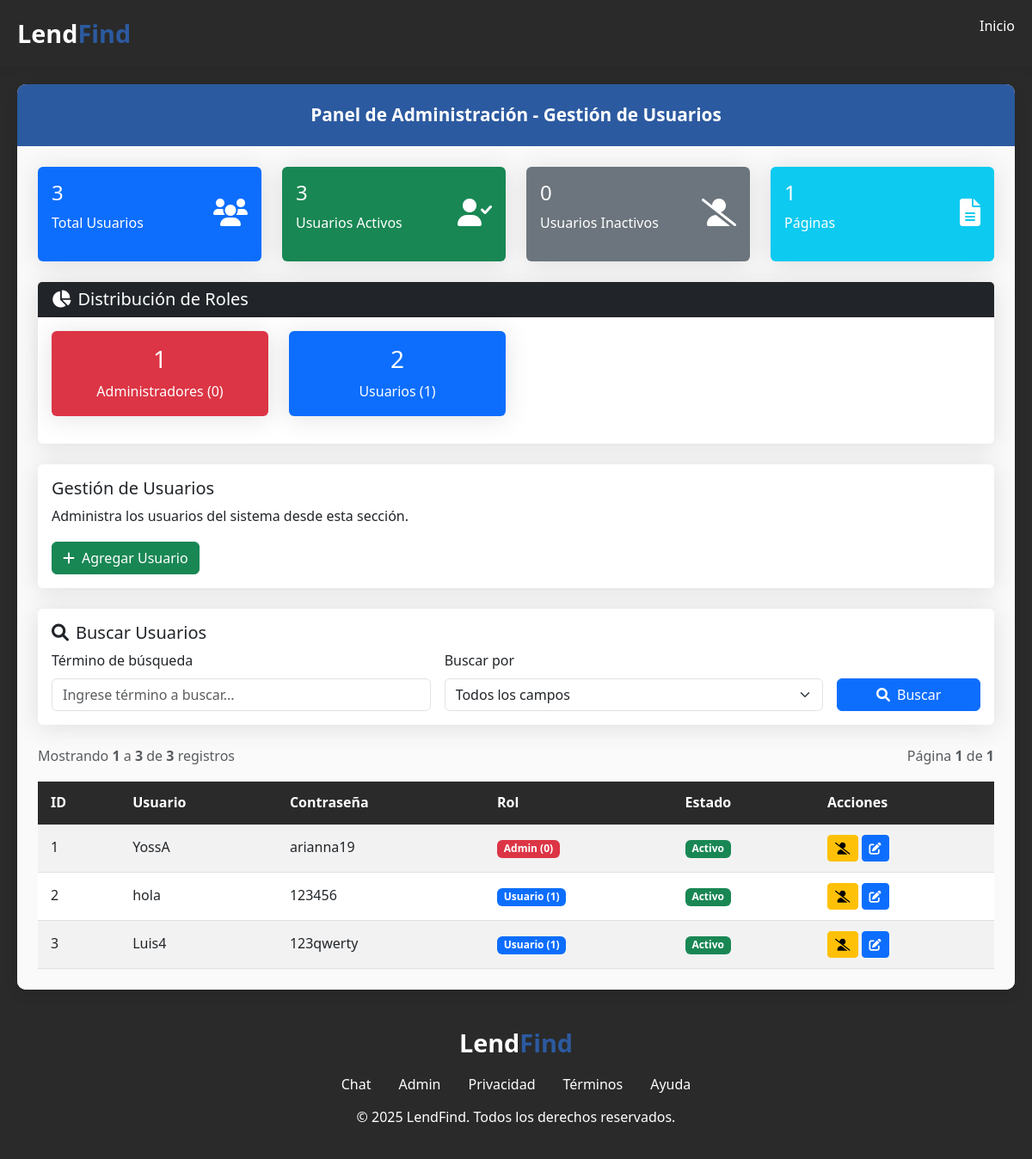
The app's page /admin.php with its own data.
### tables this page shows
CREATE TABLE IF NOT EXISTS `usuario` (
  `id_Usuario` int NOT NULL AUTO_INCREMENT,
  `Rol` char(1) DEFAULT NULL,
  `Nombre` varchar(30) DEFAULT NULL,
  `Contraseña` varchar(20) DEFAULT NULL,
  `Estado` varchar(50) NOT NULL,
  PRIMARY KEY (`id_Usuario`)
);

### admin.php (the view, shortened to what this page needs)
<?php
require_once 'conexion.php';
$datos_tabla = '';
$titulo_tabla = 'Panel de Administración - Gestión de Usuarios';
$contenido_principal = '';
$termino_busqueda = '';
$campo_busqueda = 'todos';
$registros_por_pagina = 5;
$pagina_actual = isset($_GET['pagina']) ? (int)$_GET['pagina'] : 1;
$offset = ($pagina_actual - 1) * $registros_por_pagina;
$sql_where = "";
$sql_count_where = "";
$params = array();
$types = "";
$sql_count = "SELECT COUNT(*) as total FROM usuario" . $sql_count_where;
$stmt_count = $con->prepare($sql_count);
$stmt_count->execute();
$result_count = $stmt_count->get_result();
$total_registros = $result_count->fetch_assoc()['total'];
$total_paginas = ceil($total_registros / $registros_por_pagina);
$sql = "SELECT * FROM usuario" . $sql_where . " ORDER BY id_Usuario ASC LIMIT ? OFFSET ?";
$params[] = $registros_por_pagina;
$params[] = $offset;
$types .= "ii";
$stmt = $con->prepare($sql);
if (!empty($params)) {
    $stmt->bind_param($types, ...$params);
}
$stmt->execute();
$resultado = $stmt->get_result();
if ($resultado->num_rows > 0) {
    $datos_tabla .= '<div class="table-responsive">';
    $datos_tabla .= '<table class="table table-striped table-hover">';
    $datos_tabla .= '<thead class="table-dark">';
    $datos_tabla .= '<tr>';
    $datos_tabla .= '<th>ID</th>';
    $datos_tabla .= '<th>Usuario</th>';
    $datos_tabla .= '<th>Contraseña</th>';
    $datos_tabla .= '<th>Rol</th>';
    $datos_tabla .= '<th>Estado</th>';
    $datos_tabla .= '<th>Acciones</th>';
    $datos_tabla .= '</tr>';
    $datos_tabla .= '</thead>';
    $datos_tabla .= '<tbody>';
    while ($fila = $resultado->fetch_assoc()) {
        $estado_badge = $fila['Estado'] == 'activo' ?
            '<span class="badge bg-success">Activo</span>' :
            '<span class="badge bg-secondary">Inactivo</span>';
        $rol_badge = '';
        if ($fila['Rol'] == '0') {
            $rol_badge = '<span class="badge bg-danger">Admin (0)</span>';
        } else if ($fila['Rol'] == '1') {
            $rol_badge = '<span class="badge bg-primary">Usuario (1)</span>';
        } else {
            $rol_badge = '<span class="badge bg-secondary">' . htmlspecialchars($fila['Rol']) . '</span>';
        }
        $boton_estado = $fila['Estado'] == 'activo' ?
            '<button class="btn btn-sm btn-warning me-1" title="Deshabilitar" onclick="confirmarDeshabilitar(' . $fila['id_Usuario'] . ')">
                <i class="fas fa-user-slash"></i>
             </button>' :
            '<button class="btn btn-sm btn-success me-1" title="Habilitar" onclick="confirmarHabilitar(' . $fila['id_Usuario'] . ')">
                <i class="fas fa-user-check"></i>
             </button>';
        $datos_tabla .= '<tr>';
        $datos_tabla .= '<td>' . $fila['id_Usuario'] . '</td>';
        $datos_tabla .= '<td>' . htmlspecialchars($fila['Nombre']) . '</td>';
        $datos_tabla .= '<td>' . htmlspecialchars($fila['Contraseña']) . '</td>';
        $datos_tabla .= '<td>' . $rol_badge . '</td>';
        $datos_tabla .= '<td>' . $estado_badge . '</td>';
        $datos_tabla .= '<td>';
        $datos_tabla .= $boton_estado;
        $datos_tabla .= '<button class="btn btn-sm btn-primary me-1" title="Editar" data-bs-toggle="modal" data-bs-target="#modalEditar"
                         onclick="cargarDatosEditar(' . $fila['id_Usuario'] . ', \'' . htmlspecialchars($fila['Nombre']) . '\', \'' . htmlspecialchars($fila['Contraseña']) . '\', \'' . htmlspecialchars($fila['Rol']) . '\')">
                <i class="fas fa-edit"></i>
             </button>';
        $datos_tabla .= '</td>';
        $datos_tabla .= '</tr>';
    }
    $datos_tabla .= '</tbody></table></div>';
    $sql_count_estados = "SELECT Estado, COUNT(*) as total FROM usuario" . $sql_count_where . " GROUP BY Estado";
    $stmt_estados = $con->prepare($sql_count_estados);
    $sql_count_roles = "SELECT Rol, COUNT(*) as total FROM usuario" . $sql_count_where . " GROUP BY Rol";
    $stmt_roles = $con->prepare($sql_count_roles);
    $stmt_estados->execute();
    $result_estados = $stmt_estados->get_result();
    $activos = 0;
    $inactivos = 0;
    while ($row = $result_estados->fetch_assoc()) {
        if ($row['Estado'] == 'activo') {
            $activos = $row['total'];
        } else {
            $inactivos = $row['total'];
        }
    }
    $stmt_roles->execute();
    $result_roles = $stmt_roles->get_result();
    $roles_count = array();
    while ($row = $result_roles->fetch_assoc()) {
        $roles_count[$row['Rol']] = $row['total'];
    }
    $paginacion = generarPaginacion($pagina_actual, $total_paginas, $termino_busqueda, $campo_busqueda);
    $contenido_principal .= '
    <div class="row mb-4">
        <div class="col-md-3">
            <div class="card bg-primary text-white">
                <div class="card-body">
                    <div class="d-flex justify-content-between">
                        <div>
                            <h4>' . $total_registros . '</h4>
                            <p>Total Usuarios</p>
                        </div>
                        <div class="align-self-center">
                            <i class="fas fa-users fa-2x"></i>
                        </div>
                    </div>
                </div>
            </div>
        </div>
        <div class="col-md-3">
            <div class="card bg-success text-white">
                <div class="card-body">
                    <div class="d-flex justify-content-between">
                        <div>
                            <h4>' . $activos . '</h4>
                            <p>Usuarios Activos</p>
                        </div>
                        <div class="align-self-center">
                            <i class="fas fa-user-check fa-2x"></i>
                        </div>
                    </div>
                </div>
            </div>
        </div>
        <div class="col-md-3">
            <div class="card bg-secondary text-white">
                <div class="card-body">
                    <div class="d-flex justify-content-between">
                        <div>
                            <h4>' . $inactivos . '</h4>
                            <p>Usuarios Inactivos</p>
                        </div>
                        <div class="align-self-center">
                            <i class="fas fa-user-slash fa-2x"></i>
                        </div>
                    </div>
                </div>
            </div>
        </div>
        <div class="col-md-3">
            <div class="card bg-info text-white">
                <div class="card-body">
                    <div class="d-flex justify-content-between">
                        <div>
                            <h4>' . $total_paginas . '</h4>
                            <p>Páginas</p>
                        </div>
                        <div class="align-self-center">
                            <i class="fas fa-file-alt fa-2x"></i>
                        </div>
                    </div>
                </div>
            </div>
        </div>
    </div>
    <div class="row mb-4">
        <div class="col-12">
            <div class="card">
                <div class="card-header bg-dark text-white">
                    <h5 class="card-title mb-0">
                        <i class="fas fa-chart-pie me-2"></i>Distribución de Roles
                    </h5>
                </div>
                <div class="card-body">
                    <div class="row">';
    $total_admins = isset($roles_count['0']) ? $roles_count['0'] : 0;
    $total_usuarios = isset($roles_count['1']) ? $roles_count['1'] : 0;
    $contenido_principal .= '
                        <div class="col-md-3 mb-3">
                            <div class="card bg-danger text-white">
                                <div class="card-body text-center">
                                    <h3>' . $total_admins . '</h3>
                                    <p class="mb-0">Administradores (0)</p>
                                </div>
                            </div>
                        </div>
                        <div class="col-md-3 mb-3">
                            <div class="card bg-primary text-white">
                                <div class="card-body text-center">
                                    <h3>' . $total_usuarios . '</h3>
                                    <p class="mb-0">Usuarios (1)</p>
                                </div>
                            </div>
                        </div>';
    $contenido_principal .= '
                    </div>
                </div>
            </div>
        </div>
    </div>
    <div class="row mb-4">
        <div class="col-12">
            <div class="card">
                <div class="card-body">
                    <h5 class="card-title">Gestión de Usuarios</h5>
                    <p class="card-text">Administra los usuarios del sistema desde esta sección.</p>
                    <button class="btn btn-success" data-bs-toggle="modal" data-bs-target="#modalAgregar">
                        <i class="fas fa-plus me-2"></i>Agregar Usuario
                    </button>
                </div>
            </div>
        </div>
    </div>
    <div class="row mb-4">
        <div class="col-12">
            <div class="card">
                <div class="card-body">
                    <h5 class="card-title">
                        <i class="fas fa-search me-2"></i>Buscar Usuarios
                    </h5>
                    <form method="POST" action="admin.php" class="row g-3">
                        <div class="col-md-5">
                            <label for="termino_busqueda" class="form-label">Término de búsqueda</label>
                            <input type="text" class="form-control" id="termino_busqueda" name="termino_busqueda"
                                   value="' . htmlspecialchars($termino_busqueda) . '" placeholder="Ingrese término a buscar...">
                        </div>
                        <div class="col-md-5">
                            <label for="campo_busqueda" class="form-label">Buscar por</label>
                            <select class="form-select" id="campo_busqueda" name="campo_busqueda">
                                <option value="todos" ' . ($campo_busqueda == 'todos' ? 'selected' : '') . '>Todos los campos</option>
                                <option value="id" ' . ($campo_busqueda == 'id' ? 'selected' : '') . '>ID</option>
                                <option value="usuario" ' . ($campo_busqueda == 'usuario' ? 'selected' : '') . '>Usuario</option>
                                <option value="contraseña" ' . ($campo_busqueda == 'contraseña' ? 'selected' : '') . '>Contraseña</option>
                                <option value="rol" ' . ($campo_busqueda == 'rol' ? 'selected' : '') . '>Rol</option>
                            </select>
                        </div>
                        <div class="col-md-2 d-flex align-items-end">
                            <button type="submit" name="buscar" class="btn btn-primary w-100">
                                <i class="fas fa-search me-2"></i>Buscar
                            </button>
                        </div>
                        ' . (!empty($termino_busqueda) ? '
                                <small class="text-muted">Mostrando resultados para: <strong>"' . htmlspecialchars($termino_busqueda) . '"</strong> en <strong>' .
                                ($campo_busqueda == 'todos' ? 'todos los campos' : $campo_busqueda) . '</strong></small>
                        </div>' : '') . '
                    </form>
                </div>
            </div>
        </div>
    </div>
    <div class="row mb-3">
        <div class="col-12">
            <div class="d-flex justify-content-between align-items-center">
                <div>
                    <span class="text-muted">
                        Mostrando <strong>' . (($pagina_actual - 1) * $registros_por_pagina + 1) . '</strong>
                        a <strong>' . min($pagina_actual * $registros_por_pagina, $total_registros) . '</strong>
                        de <strong>' . $total_registros . '</strong> registros
                    </span>
                </div>
                <div>
                    <span class="text-muted">
                        Página <strong>' . $pagina_actual . '</strong> de <strong>' . $total_paginas . '</strong>
                    </span>
                </div>
            </div>
        </div>
    </div>
    ' . $datos_tabla . '
    ' . $paginacion . '
    ';
}
function generarPaginacion($pagina_actual, $total_paginas, $termino_busqueda, $campo_busqueda) {
    if ($total_paginas <= 1) return '';
    $paginacion = '<nav aria-label="Paginación de usuarios">';
    $paginacion .= '<ul class="pagination justify-content-center">';
    $paginacion .= '</ul></nav>';
    return $paginacion;
}
?>
<!DOCTYPE html>
<html lang="en">
<head>
    <link href="https://cdn.jsdelivr.net/npm/bootstrap@5.3.0/dist/css/bootstrap.min.css" rel="stylesheet">
    <link href="https://cdnjs.cloudflare.com/ajax/libs/font-awesome/6.0.0-beta3/css/all.min.css" rel="stylesheet">
    <link href="admin.css" rel="stylesheet">
</head>
<body>
    <header>
        <div class="header-content">
            <div class="logo">Lend<span>Find</span></div>
            <nav>
                <ul>
                    <li><a href="inteligencia.php">Inicio</a></li>
                </ul>
            </nav>
        </div>
    </header>
    <div class="main-container">
        <div class="table-container">
            <div class="table-header">
                <?php echo $titulo_tabla; ?>
            </div>
            <div class="table-content">
                <?php echo $contenido_principal; ?>
            </div>
        </div>
    </div>
    <footer>
        <div class="footer-content">
            <div class="logo">Lend<span>Find</span></div>
            <div class="footer-links">
                <a href="index.php">Chat</a>
                <a href="admin.php">Admin</a>
                <a href="#privacy">Privacidad</a>
                <a href="#terms">Términos</a>
                <a href="#help">Ayuda</a>
            </div>
            <p>&copy; 2025 LendFind. Todos los derechos reservados.</p>
        </div>
    </footer>
</body>
</html>

### records on screen
usuario: id_Usuario "1", Nombre "YossA", Contraseña "arianna19", Rol "Admin (0)", Estado "Activo"
usuario: id_Usuario "2", Nombre "hola", Contraseña "123456", Rol "Usuario (1)", Estado "Activo"
usuario: id_Usuario "3", Nombre "Luis4", Contraseña "123qwerty", Rol "Usuario (1)", Estado "Activo"

### other values on screen
$titulo_tabla "Panel de Administración - Gestión de Usuarios"
$total_registros "3"
$activos "3"
$inactivos "0"
$total_paginas "1"
$total_admins "1"
$total_usuarios "2"
min($pagina_actual * $registros_por_pagina, $total_registros) "3"
$pagina_actual "1"
